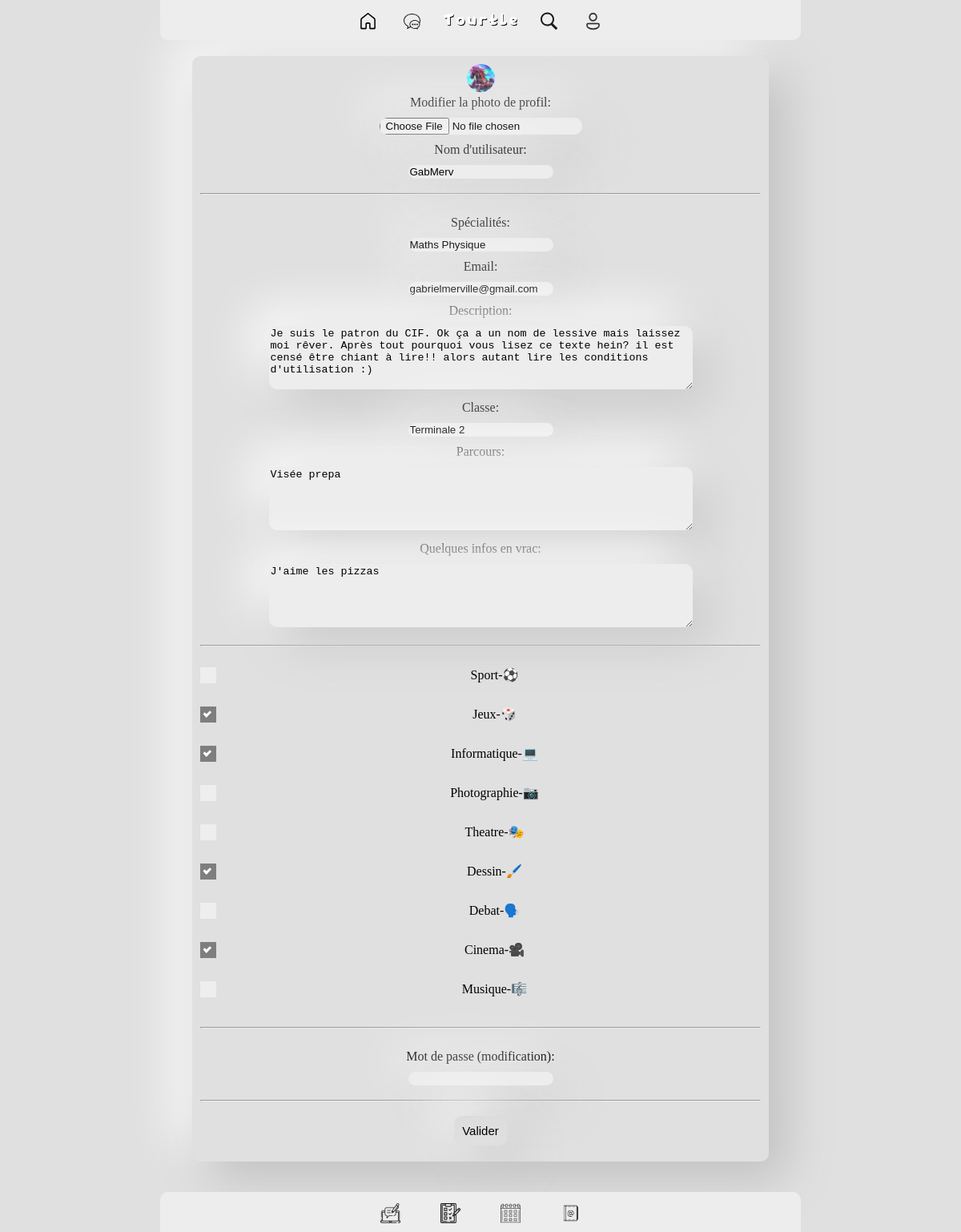
The page /1/modify_user (signed in) on the database its author committed.
### models.py (models this page shows, shortened)
class UserModel(UserMixin, db.Model):
    __tablename__ = 'users'
    id = db.Column(db.Integer, primary_key=True)
    email = db.Column(db.String(80), unique=True)
    username = db.Column(db.String(100), unique=True)
    password_hash = db.Column(db.String())
    spes = db.Column(db.String())
    description = db.Column(db.String())
    classe = db.Column(db.String())
    parcours = db.Column(db.String())
    q_a = db.Column(db.String())
    pp = db.Column(db.String())
    follow = db.Column(db.String())
    messages = db.Column(db.String())
    admin = db.Column(db.Integer)

### main.py (the view, shortened to what this page needs)
@app.route('/<int:id>/modify_user', methods=('GET', 'POST'))
@login_required
def modifyUser(id):
    unread = False
    messages = []
    if current_user.messages.split(" ")[0]:
        messages = [get_message(id) for id in current_user.messages.split(" ")]
    for message in messages:
      if message:
        if message[3] == current_user.id and message[8] == False:
            unread = True
            break
    user = load_user(current_user.id)
    conn = get_db_connection()
    follow = conn.execute('SELECT * FROM follow').fetchall()
    conn.close()
    return render_template('modify_user.html', user=user, follow=follow, unread=unread)

### main.py (called while the page is built)
def get_db_connection():
    conn = sqlite3.connect('datas.db')
    conn.row_factory = sqlite3.Row
    return conn

def get_message(message_id):
    conn = get_db_connection()
    post = conn.execute('SELECT * FROM messages WHERE id = ?',
                        (message_id,)).fetchone()
    conn.close()
    return post

### models.py (called while the page is built)
@login.user_loader
def load_user(id):
    return UserModel.query.get(int(id))

### templates/modify_user.html (shortened to what this page needs)
{% extends 'base.html' %} {% block content %}
<link
  rel="stylesheet"
  href="{{ url_for('static', filename= 'css/user.css') }}"
/>
<div id="infoChart">
  <form method="POST" enctype="multipart/form-data">
    {% if user.pp %}
    <img src="/{{user.pp}}" alt="Avatar" class="avatar" />
    {% endif %}
    <br />
    Modifier la photo de profil:<br />
    <input
      type="file"
      name="file"
      accept="image/png, image/jpg, image/jpeg, image/jfif"
    />
    <br />
    Nom d'utilisateur:<br />
    <input name="username" type="text" value="{{user.username}}" />
    <hr />
    <br />
    Spécialités:<br />
    <input name="spes" type="text" value="{{user.spes}}" />
    <br />
    Email:<br />
    <input name="email" type="text" value="{{user.email}}" />
    <br />
    Description: <br />
    <textarea rows="5" cols="60" name="description" placeholder="Description">
{{user.description}}</textarea
    >
    <br />
    Classe: <br />
    <input name="classe" type="text" value="{{user.classe}}" />
    <br />
    Parcours: <br />
    <textarea rows="5" cols="60" name="parcours" placeholder="Parcours">
{{user.parcours}}</textarea
    >
    <br />
    Quelques infos en vrac:<br />
    <textarea rows="5" cols="60" name="q_a" placeholder="Q & A">
{{user.q_a}}</textarea
    >
    <br />
    <hr />
    <br />
    {% for f in follow %} {% if f.name in user.follow.split(' ') %}
    <label class="container"
      >{{f.name}}
      <span class="checkmark"></span>
    </label>
    {% endif %} {% if f.name not in user.follow.split(' ') %}
    <label class="container"
      >{{f.name}}
      <span class="checkmark"></span>
    </label>
    {% endif %}
    <br />
    {% endfor %}
    <hr />
    <br />
    Mot de passe (modification):<br />
    <input name="password" type="text" value="{{user.password}}" />
    <br />
    <hr />
    <input
      onclick="return confirm('Confirmer les modifications?')"
      class="submit_btn"
      type="submit"
      value="Valider"
    />
    <br />
  </form>
</div>
<br />
{% endblock %}

### templates/base.html (shortened to what this page needs)
<!DOCTYPE html>
<html lang="fr">
  <head>
    <link
      rel="stylesheet"
      href="{{ url_for('static', filename= 'css/navBar.css') }}"
    />
    <link
      rel="stylesheet"
      href="{{ url_for('static', filename= 'css/style.css') }}"
    />
    <link
      rel="stylesheet"
      href="{{ url_for('static', filename= 'css/toaster.css') }}"
    />
    <link
      rel="stylesheet"
      href="{{ url_for('static', filename= 'css/checkboxes.css') }}"
    />
  </head>
  <body>
    <div class="begin"></div>
    <div class="topBar">
      <nav class="navbar">
        <a href="/"
          ><img src="{{ url_for('static', filename='icons/house.svg') }}"
        /></a>
        <a href="/messages">
           {% if not unread %}
          <img src="{{ url_for('static', filename='icons/messages.svg') }}" />
          {% endif %}
        </a>
        <a href="/"
          ><img
            id="title"
            src="{{ url_for('static', filename='icons/titre.png') }}"
        /></a>
        <a href="/search"
          ><img src="{{ url_for('static', filename='icons/search.svg') }}"
        /></a>
        <a href="/{{current_user.id}}/userInfos"
          ><img src="{{ url_for('static', filename='icons/user.png') }}"
        /></a>
      </nav>
    </div>
    <div>{% block content %} {% endblock %}</div>
    <div class="bottomBar">
      <nav class="navbar2">
        <a href="/write_blog"
          ><img src="{{ url_for('static', filename='icons/blog.png') }}"
        /></a>
        <a href="/dst"
          ><img src="{{ url_for('static', filename='icons/test.png') }}"
        /></a>
        <a href="/0/calendar"
          ><img src="{{ url_for('static', filename='icons/calendar.png') }}"
        /></a>
        <a href="/livres"
          ><img src="{{ url_for('static', filename='icons/book.png') }}"
        /></a>
      </nav>
    </div>
    <div class="end"></div>
  </body>
</html>

### static/css/navBar.css (style rules this page uses)
nav { position: sticky; display: flex; overflow: hidden; justify-content: center; margin-bottom: 0; z-index: 1000; text-align: center; text-overflow: clip; transition: all 0.7s ease; background: #ededed; max-width: 800px; margin: auto; height: 50px; }
nav a { float: left; font-size: 16px; color: white; text-align: center; padding: 14px 25px; text-decoration: none; text-transform: uppercase; letter-spacing: 4px; transition: all 0.5s ease; }
nav img { height: 25px; width: 25px; }
.navbar a img { margin-left: -10px; margin-right: -10px; }
nav a #title { height: 25px; width: auto; padding: 0; margin-left: -15px; margin-right: -15px; }
.bottomBar { bottom: 0; width: 100%; position: fixed; z-index: 1000; }
.topBar { top: 0; width: 100%; position: fixed; z-index: 1000; }
.navbar2 { position: sticky; bottom: 0; border-top-left-radius: 10px; border-top-right-radius: 10px; }
.navbar { position: sticky; top: 0; border-bottom-left-radius: 10px; border-bottom-right-radius: 10px; }
.end { position: static; margin-top: 50px; padding: 10px; }
.begin { position: static; margin-bottom: 50px; padding: 10px; }

### static/css/style.css (style rules this page uses)
body { margin: 0; padding: 0; background-attachment: fixed; height: 100%; background-color: #e0e0e0; font-family: "Baskerville Old Face"; }
html { margin: 0; margin-bottom: -500px; height: 100%; }
.avatar { width: 35px; height: 35px; background-color: white; border-radius: 50%; object-fit: cover; }
textarea { margin-top: 10px; margin-bottom: 10px; width: 75%; max-width: 75%; min-width: 50%; border: none; text-decoration: none; border-radius: 10px; color: black; background: #ededed; box-shadow: 20px 20px 60px #c9c9c9, -20px -20px 60px #ffffff; }
a { text-decoration: none; color: black; }

### static/css/checkboxes.css (style rules this page uses)
.container { display: block; position: relative; padding-left: 35px; margin-bottom: 12px; cursor: pointer; -webkit-user-select: none; -moz-user-select: none; -ms-user-select: none; user-select: none; }
.checkmark { position: absolute; top: 0; left: 0; height: 20px; width: 20px; background-color: #eee; }
.container input:checked ~ .checkmark { background-color: #7e7e7e; }
.checkmark:after { content: ""; position: absolute; display: none; height: 20px; width: 20px; }
.container input:checked ~ .checkmark:after { display: block; }
.container .checkmark:after { left: 6px; top: 4px; width: 3px; height: 5.5px; border: solid white; border-width: 0 3px 3px 0; -webkit-transform: rotate(45deg); -ms-transform: rotate(45deg); transform: rotate(45deg); }

### static/css/user.css (style rules this page uses)
#infoChart { margin: auto; margin-top: 10px; color: black; text-align: center; padding: 10px; width: 75%; min-height: 5px; max-width: 700px; border-radius: 10px; background: #e0e0e0; box-shadow: 20px 20px 60px #bebebe, -20px -20px 60px #ffffff; }
input { margin: 10px; border: none; text-decoration: none; border-radius: 10px; color: black; background: #ededed; box-shadow: 20px 20px 60px #c9c9c9, -20px -20px 60px #ffffff; }
.submit_btn { color: black; font-size: 15px; text-decoration: none; padding: 10px; border: none; outline: none; background: none; cursor: pointer; text-align: center; }

### rows shown on the page
UserModel: pp (picture), username "GabMerv", spes "Maths Physique", email "gabrielmerville@gmail.com", description "Je suis le patron du CIF. Ok ça a un nom de lessive mais laissez moi rêver. Après tout pourquoi vous lisez ce texte hein? il est censé être chiant à lire!! alors autant lire les conditions d'utilisation :)", classe "Terminale 2", parcours "Visée prepa", q_a "J'aime les pizzas"

### other values the page prints
{{ f.name }} "Sport-⚽" "Photographie-📷" "Theatre-🎭" "Debat-🗣️" "Musique-🎼"
{{ f.name }} "Jeux-🎲" "Informatique-💻" "Dessin-🖌️" "Cinema-🎥"
